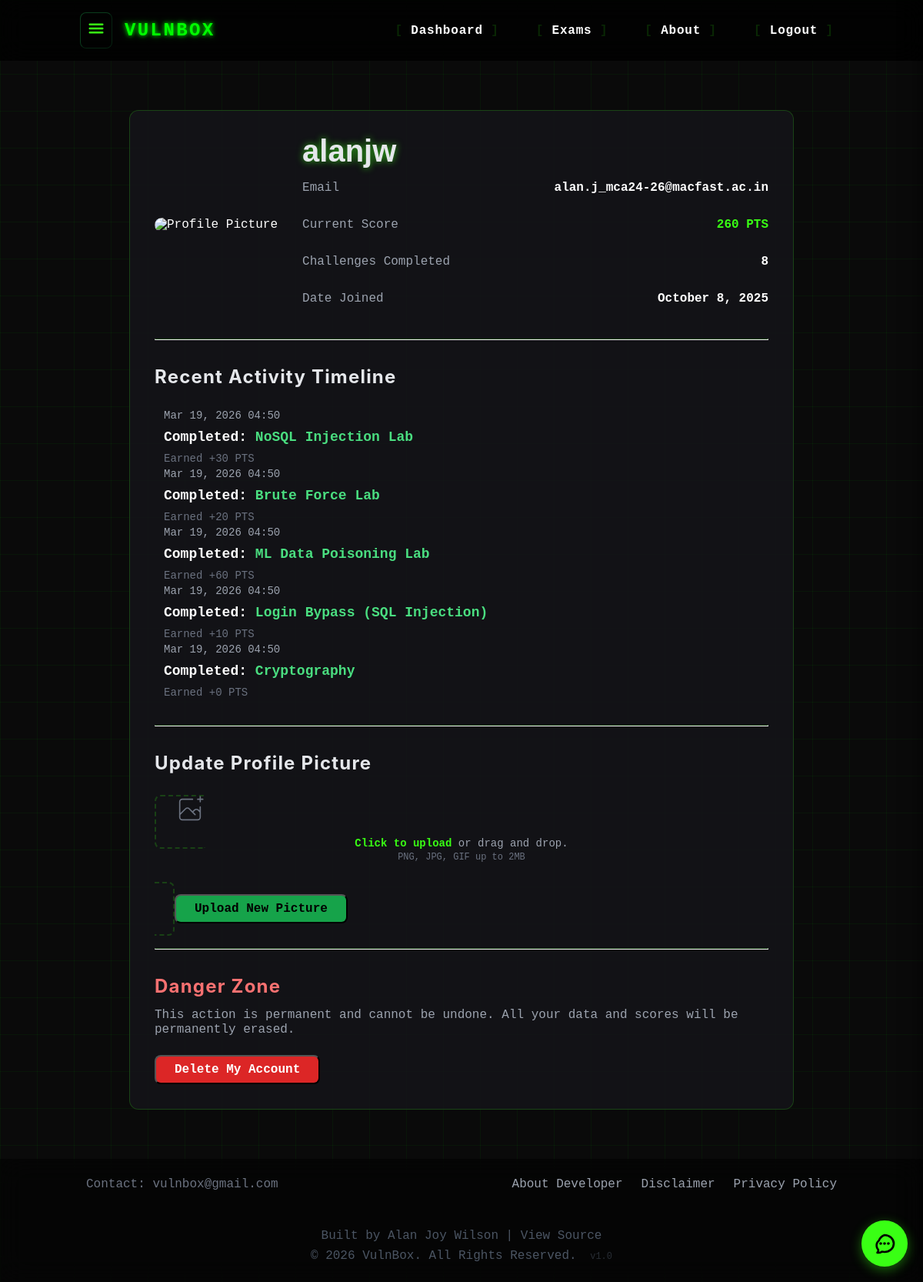
The page /profile/ (signed in) on the database its author committed.
### authapp/models.py (models this page shows, shortened)
class CustomUser(AbstractUser):
    email = models.EmailField(unique=True)
    username = models.CharField(max_length=150, unique=True)
    score = models.IntegerField(default=0)
    profile_picture = CloudinaryField(
        'image',
        folder='profile_pics/',
        default='profile_pics/default.png'
    )
    completed_challenges = models.JSONField(default=list)
    badges = models.ManyToManyField(Badge, blank=True)
    last_seen = models.DateTimeField(default=timezone.now)
    USERNAME_FIELD = 'email'
    REQUIRED_FIELDS = ['username']

### curriculum/models.py (models this page shows, shortened)
class LabCompletion(models.Model):
    user = models.ForeignKey(settings.AUTH_USER_MODEL, related_name='lab_completions', on_delete=models.CASCADE)
    lab = models.ForeignKey(CourseLab, on_delete=models.CASCADE)
    completed_at = models.DateTimeField(auto_now_add=True)
    score_earned = models.IntegerField(default=0)
    class Meta:
        unique_together = ('user', 'lab') # Prevent duplicate submissions

class CourseLab(models.Model):
    module = models.ForeignKey(Module, related_name='labs', on_delete=models.CASCADE)
    title = models.CharField(max_length=200) # e.g., "SQL Injection (Union Based)"
    slug = models.SlugField(unique=True)
    content_type = models.CharField(max_length=50, choices=[('theory', 'Theory'), ('lab', 'Practical Lab')])
    points = models.IntegerField(default=10)
    order = models.PositiveIntegerField(default=0)
    url_name = models.CharField(max_length=100) # Maps to existing view e.g., 'core:sql_injection'
    meta_title = models.CharField(max_length=150, blank=True)
    meta_description = models.CharField(max_length=300, blank=True)
    class Meta:
        ordering = ['module__order', 'order']

### core/views/main.py (the view)
# urls.py: path('profile/', profile_view, name='profile'),
@login_required
def profile_view(request):
    if request.method == 'POST':
        form = ProfilePictureForm(request.POST, request.FILES, instance=request.user)
        if form.is_valid():
            form.save()
            messages.success(request, 'Your profile picture has been updated!')
            return redirect('core:profile')
    else:
        form = ProfilePictureForm(instance=request.user)
    recent_completions = LabCompletion.objects.filter(user=request.user).order_by('-completed_at')[:5]
    total_completions = LabCompletion.objects.filter(user=request.user).count()
    context = { 'form': form, 'recent_completions': recent_completions, 'total_completions': total_completions }
    return render(request, 'profile.html', context)

### core/templates/profile.html (shortened to what this page needs)
{% extends 'base.html' %}
{% load static %}
{% block content %}
<div id="particles-js"></div>
<div class="max-w-4xl mx-auto px-4 py-8 text-white">
    <div class="ui-panel p-6 sm:p-8">
        <div class="flex flex-col sm:flex-row items-center gap-8">
            <div class="flex-shrink-0">
                <img src="{{ user.profile_picture.url }}" alt="Profile Picture" class="w-40 h-40 rounded-full border-4 border-green-500/50 object-cover">
            </div>
            <div class="flex-grow w-full">
                <header class="main-header mb-4">
                    <h1 class="text-3xl sm:text-4xl text-center sm:text-left">{{ user.username }}</h1>
                </header>
                <div class="space-y-4 text-md">
                    <div class="flex justify-between items-center border-b border-gray-700 pb-2">
                        <span class="text-gray-400">Email</span>
                        <span class="font-bold text-white">{{ user.email }}</span>
                    </div>
                    <div class="flex justify-between items-center border-b border-gray-700 pb-2">
                        <span class="text-gray-400">Current Score</span>
                        <span class="font-bold text-[var(--accent-green)]">{{ user.score }} PTS</span>
                    </div>
                    <div class="flex justify-between items-center border-b border-gray-700 pb-2">
                        <span class="text-gray-400">Challenges Completed</span>
                        <span class="font-bold text-white">{{ user.completed_challenges|length }}</span>
                    </div>
                    <div class="flex justify-between items-center border-b border-gray-700 pb-2">
                        <span class="text-gray-400">Date Joined</span>
                        <span class="font-bold text-white">{{ user.date_joined|date:"F j, Y" }}</span>
                    </div>
                </div>
            </div>
        </div>
        <hr class="section-divider">
        <div>
            <h2 class="text-2xl font-orbitron font-bold text-gray-200 mb-6">Recent Activity Timeline</h2>
            {% if recent_completions %}
            <div class="relative border-l border-green-500/30 ml-3 space-y-6">
                {% for completion in recent_completions %}
                <div class="relative pl-6">
                    <p class="text-sm text-gray-400">{{ completion.completed_at|date:"M d, Y H:i" }}</p>
                    <p class="text-lg font-bold text-white mt-1">Completed: <span class="text-green-400">{{ completion.lab.title }}</span></p>
                    <p class="text-sm text-gray-500 mt-1 cursor-default">Earned +{{ completion.score_earned }} PTS</p>
                </div>
                {% endfor %}
            </div>
            {% else %}
            <p class="text-gray-500 italic">No recent activity found. Start completing labs to build your timeline!</p>
            {% endif %}
        </div>
        <hr class="section-divider">
        <div>
            <h2 class="text-2xl font-orbitron font-bold text-gray-200 mb-6">Update Profile Picture</h2>
            <form method="POST" enctype="multipart/form-data">
                <label for="id_profile_picture" class="custom-file-upload">
                    <p class="file-input-label mt-2 text-sm"><strong>Click to upload</strong> or drag and drop.</p>
                    <p class="text-xs text-gray-500">PNG, JPG, GIF up to 2MB</p>
                </label>
                <button type="submit" class="bg-green-600 text-black font-bold py-2 px-6 rounded-lg hover:bg-green-500 transition-colors mt-6">
                    Upload New Picture
                </button>
            </form>
        </div>
        <hr class="section-divider">
        <div>
            <h2 class="text-2xl font-orbitron font-bold text-red-400 mb-3">Danger Zone</h2>
            <p class="text-gray-400 mb-6">This action is permanent and cannot be undone. All your data and scores will be permanently erased.</p>
            <button id="deleteBtn" class="bg-red-600 text-white font-bold py-2 px-6 rounded-lg hover:bg-red-500 transition-colors">
                Delete My Account
            </button>
        </div>
    </div>
</div>
{% endblock %}

### core/templates/base.html (style rules this page uses)
body { background-color: #0A0A0A; background-image: linear-gradient(rgba(0, 255, 0, 0.05) 1px, transparent 1px), linear-gradient(90deg, rgba(0, 255, 0, 0.05) 1px, transparent 1px); background-size: 3rem 3rem; font-family: 'Roboto Mono', monospace; }

### core/templates/profile.html (style rules this page uses)
:root { --panel-bg: rgba(20, 20, 25, 0.6); --border-color: rgba(57, 255, 20, 0.2); --glow-color: rgba(57, 255, 20, 0.7); --text-primary: #E5E7EB; --text-secondary: #9CA3AF; --accent-green: #39FF14; --danger-red: #EF4444; --danger-glow: rgba(239, 68, 68, 0.7); }
.font-orbitron { font-family: 'Orbitron', sans-serif; }
#particles-js { position: fixed; width: 100%; height: 100%; top: 0; left: 0; z-index: -1; }
.ui-panel { background: var(--panel-bg); border: 1px solid var(--border-color); backdrop-filter: blur(8px); -webkit-backdrop-filter: blur(8px); border-radius: 12px; position: relative; }
.main-header h1 { font-family: 'Orbitron', sans-serif; font-size: 2.5rem; color: var(--text-primary); text-shadow: 0 0 10px var(--glow-color); margin-bottom: 1rem; }
.custom-file-upload { border: 2px dashed var(--border-color); border-radius: 8px; padding: 1.5rem; text-align: center; cursor: pointer; transition: border-color 0.3s, background-color 0.3s; }
.file-input-label { color: var(--text-secondary); }
.file-input-label strong { color: var(--accent-green); }
.section-divider { border-top: 1px solid var(--border-color); margin: 2rem 0; }

### core/templates/components/sidebar.html (style rules this page uses)
.font-orbitron { font-family: 'Orbitron', 'Inter', sans-serif; }

### core/templates/components/ai_assistant.html (style rules this page uses)
:root { --accent-green: #39FF14; --panel-bg: rgba(20, 20, 25, 0.85); --border-color: rgba(57, 255, 20, 0.2); }

### rows shown on the page
CustomUser: username "alanjw", email "alan.j_mca24-26@macfast.ac.in", score "260", completed_challenges|length "8", date_joined "October 8, 2025"
LabCompletion: completed_at "Mar 19, 2026 04:50", lab "NoSQL Injection Lab", score_earned "30"
LabCompletion: completed_at "Mar 19, 2026 04:50", lab "Brute Force Lab", score_earned "20"
LabCompletion: completed_at "Mar 19, 2026 04:50", lab "ML Data Poisoning Lab", score_earned "60"
LabCompletion: completed_at "Mar 19, 2026 04:50", lab "Login Bypass (SQL Injection)", score_earned "10"
LabCompletion: completed_at "Mar 19, 2026 04:50", lab "Cryptography", score_earned "0"
